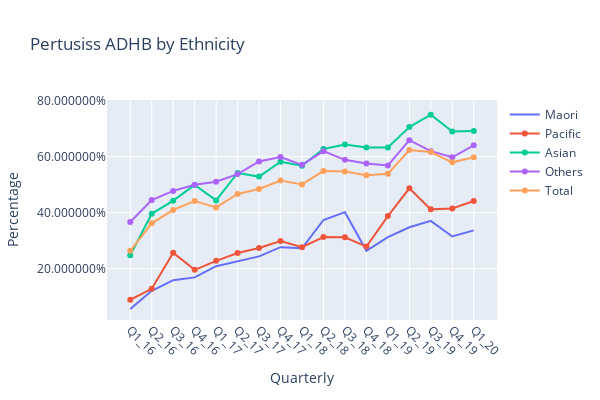

Notebook source saved alongside this figure:
### Code cell
import pandas as pd
import matplotlib.pyplot as plt
import plotly.graph_objects as go
import numpy as np
#DHBAll = pd.ExcelFile('G:/Funding Team/Planning/Health Information/HIAT/Michael Files/Antinatal Vaccination/April 2019 to March 2020/For Python.xlsx')
#DHBPert = pd.read_excel(DHBAll, 'Pertussis Graphs', skiprows=5)
ADHBEthnic = DHBPert[['Maori.2','Pacific.2','Asian.2', 'European_Other.2', 'Total.2']]
ADHBEthnic=ADHBEthnic.round(3)
ADHBEthnic=ADHBEthnic[:29]

# Declare a list that is to be converted into a column 
Quarter = ['Q1_16', 'Q2_16', 'Q3_16', 'Q4_16','Q1_17', 'Q2_17', 'Q3_17', 'Q4_17','Q1_18', 'Q2_18', 'Q3_18', 'Q4_18','Q1_19', 
           'Q2_19', 'Q3_19', 'Q4_19','Q1_20', 'Q2_20', 'Q3_20', 'Q4_20',
           'Q1_21', 'Q2_21', 'Q3_21', 'Q4_21','Q1_22', 'Q2_22', 'Q3_22', 'Q4_22', 'Q1_23'] 
# Using 'Address' as the column name 
# and equating it to the list 
ADHBEthnic['Quarter'] = Quarter 
ADHBEthnic=ADHBEthnic.dropna()
random_x = ADHBEthnic["Quarter"].tolist()
# using to_numpy() 
random_y0 = ADHBEthnic['Maori.2'].tolist()   

random_y1 = ADHBEthnic['Pacific.2'].tolist()  

random_y2 = ADHBEthnic['Asian.2'].tolist()   
random_y3 = ADHBEthnic['European_Other.2'].tolist() 
random_y4 = ADHBEthnic['Total.2'].tolist() 

import numpy as np

# Create traces
fig = go.Figure()
fig.add_trace(go.Scatter(x=random_x, y=random_y0,
                    mode='lines',
                    name='Maori'))
fig.add_trace(go.Scatter(x=random_x, y=random_y1,
                    mode='lines+markers',
                    name='Pacific'))
fig.add_trace(go.Scatter(x=random_x, y=random_y2,
                    mode='lines+markers',
                    name='Asian'))
fig.add_trace(go.Scatter(x=random_x, y=random_y3,
                    mode='lines+markers',
                    name='Others'))
fig.add_trace(go.Scatter(x=random_x, y=random_y4,
                    mode='lines+markers',
                    name='Total'))
# Edit the layout
fig.update_layout(title='Pertusiss by Ethnicity',
                   xaxis_title='Quarter',
                   yaxis_title='Percentage')

fig.update_layout(xaxis_type='category',
                  title_text='Pertusiss ADHB by Ethnicity',
                  xaxis_title='Quarterly',
                  yaxis_title='Percentage')
fig.update_xaxes(tickangle=45)
fig.update_yaxes(tickformat="%")
fig.update_layout(showlegend=True)
#fig.update_layout(legend_orientation="h")
fig.update_layout(
    autosize=False,
    width=600,
    height=400,)
fig.show()

### Figure 1 — Plotly figure (JSON) as saved in the notebook; plotly's stock layout.template omitted (floating-point values rounded to 4 significant figures)
{"data": [{"mode": "lines", "name": "Maori", "type": "scatter", "x": ["Q1_16", "Q2_16", "Q3_16", "Q4_16", "Q1_17", "Q2_17", "Q3_17", "Q4_17", "Q1_18", "Q2_18", "Q3_18", "Q4_18", "Q1_19", "Q2_19", "Q3_19", "Q4_19", "Q1_20"], "y": [0.056, 0.121, 0.159, 0.169, 0.209, 0.226, 0.244, 0.277, 0.273, 0.374, 0.402, 0.264, 0.313, 0.348, 0.371, 0.315, 0.337]}, {"mode": "lines+markers", "name": "Pacific", "type": "scatter", "x": ["Q1_16", "Q2_16", "Q3_16", "Q4_16", "Q1_17", "Q2_17", "Q3_17", "Q4_17", "Q1_18", "Q2_18", "Q3_18", "Q4_18", "Q1_19", "Q2_19", "Q3_19", "Q4_19", "Q1_20"], "y": [0.089, 0.128, 0.257, 0.196, 0.228, 0.256, 0.274, 0.299, 0.277, 0.313, 0.312, 0.279, 0.388, 0.487, 0.412, 0.415, 0.442]}, {"mode": "lines+markers", "name": "Asian", "type": "scatter", "x": ["Q1_16", "Q2_16", "Q3_16", "Q4_16", "Q1_17", "Q2_17", "Q3_17", "Q4_17", "Q1_18", "Q2_18", "Q3_18", "Q4_18", "Q1_19", "Q2_19", "Q3_19", "Q4_19", "Q1_20"], "y": [0.248, 0.396, 0.443, 0.499, 0.444, 0.542, 0.529, 0.582, 0.568, 0.628, 0.644, 0.633, 0.633, 0.706, 0.75, 0.69, 0.692]}, {"mode": "lines+markers", "name": "Others", "type": "scatter", "x": ["Q1_16", "Q2_16", "Q3_16", "Q4_16", "Q1_17", "Q2_17", "Q3_17", "Q4_17", "Q1_18", "Q2_18", "Q3_18", "Q4_18", "Q1_19", "Q2_19", "Q3_19", "Q4_19", "Q1_20"], "y": [0.367, 0.445, 0.478, 0.5, 0.511, 0.538, 0.583, 0.599, 0.571, 0.62, 0.589, 0.576, 0.569, 0.659, 0.62, 0.598, 0.641]}, {"mode": "lines+markers", "name": "Total", "type": "scatter", "x": ["Q1_16", "Q2_16", "Q3_16", "Q4_16", "Q1_17", "Q2_17", "Q3_17", "Q4_17", "Q1_18", "Q2_18", "Q3_18", "Q4_18", "Q1_19", "Q2_19", "Q3_19", "Q4_19", "Q1_20"], "y": [0.264, 0.362, 0.41, 0.442, 0.419, 0.467, 0.485, 0.515, 0.501, 0.549, 0.547, 0.534, 0.539, 0.624, 0.617, 0.58, 0.598]}], "layout": {"autosize": false, "height": 400, "showlegend": true, "title": {"text": "Pertusiss ADHB by Ethnicity"}, "width": 600, "xaxis": {"tickangle": 45, "title": {"text": "Quarterly"}, "type": "category"}, "yaxis": {"tickformat": "%", "title": {"text": "Percentage"}}}}
